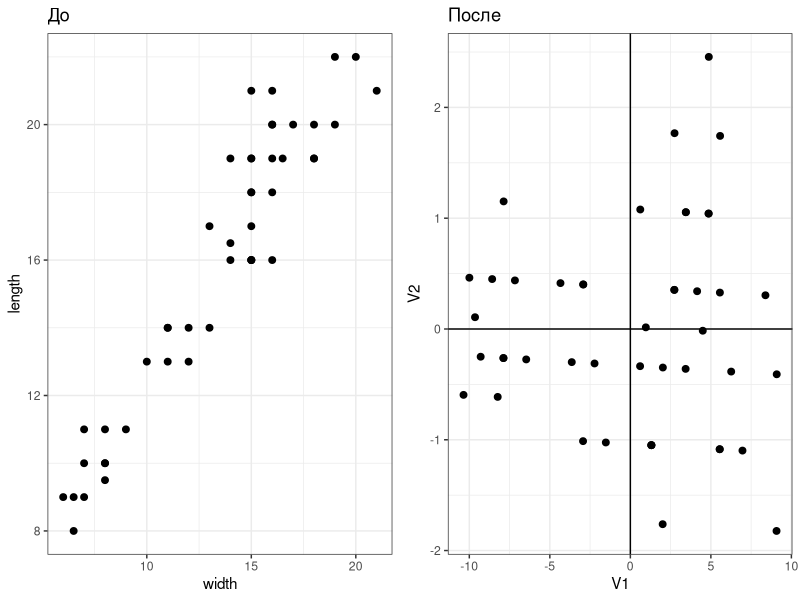
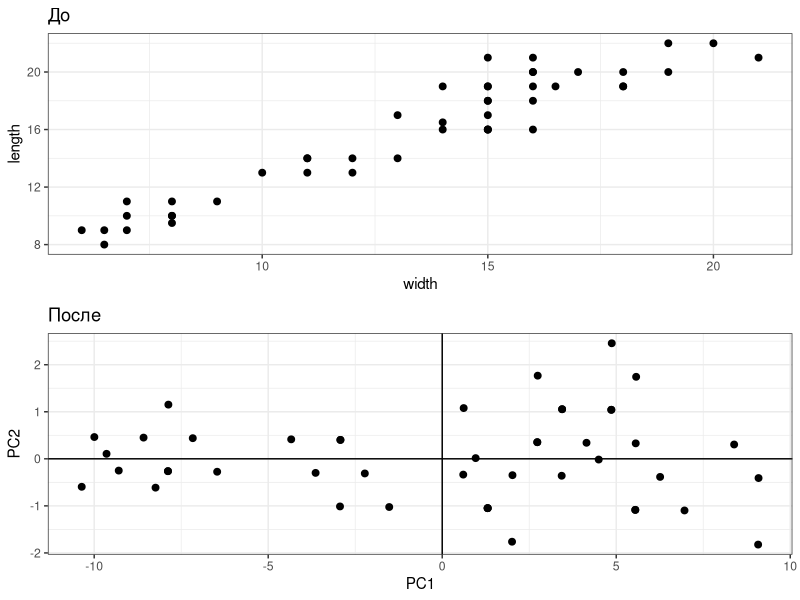
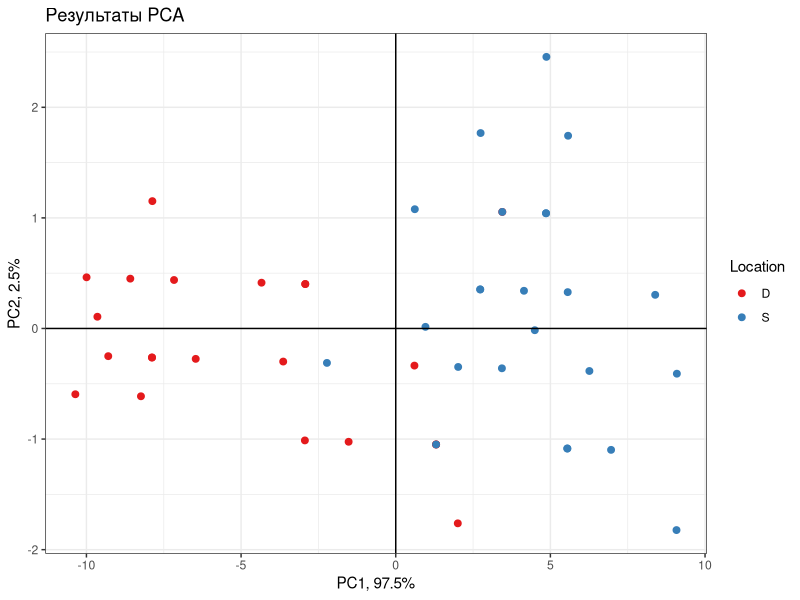
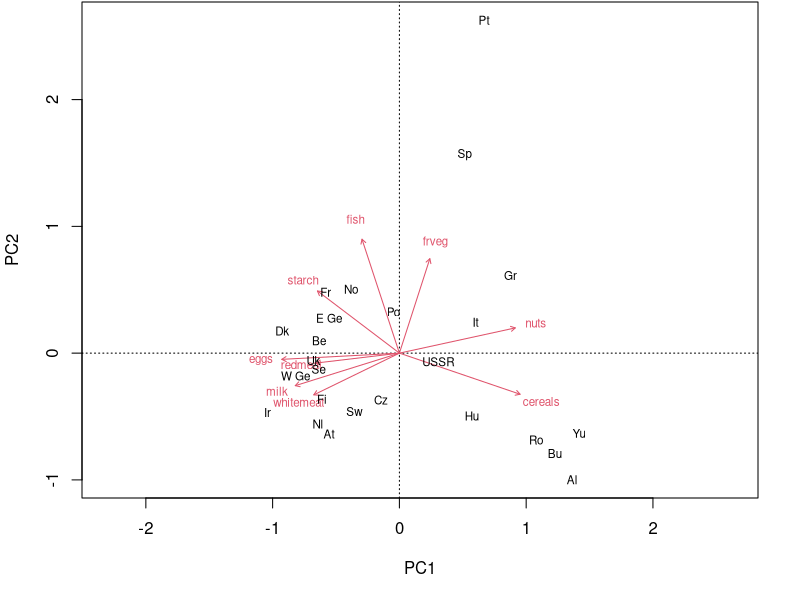
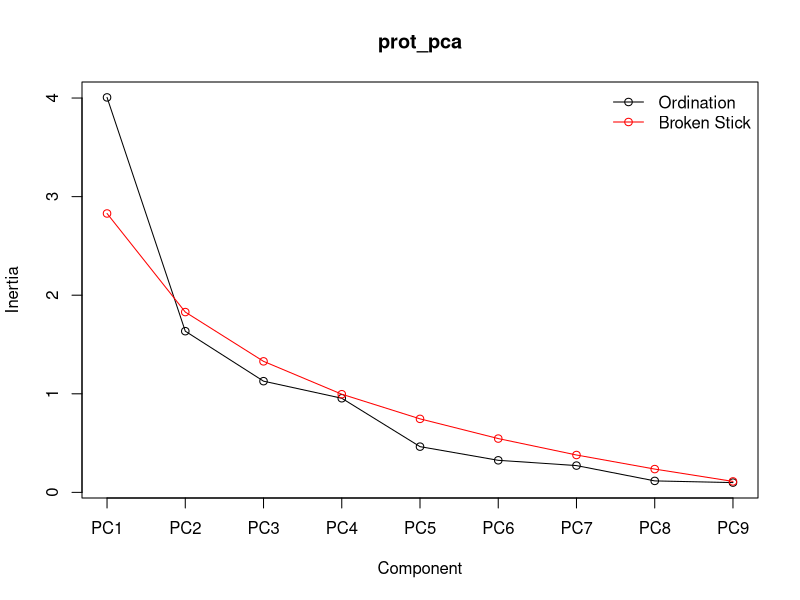
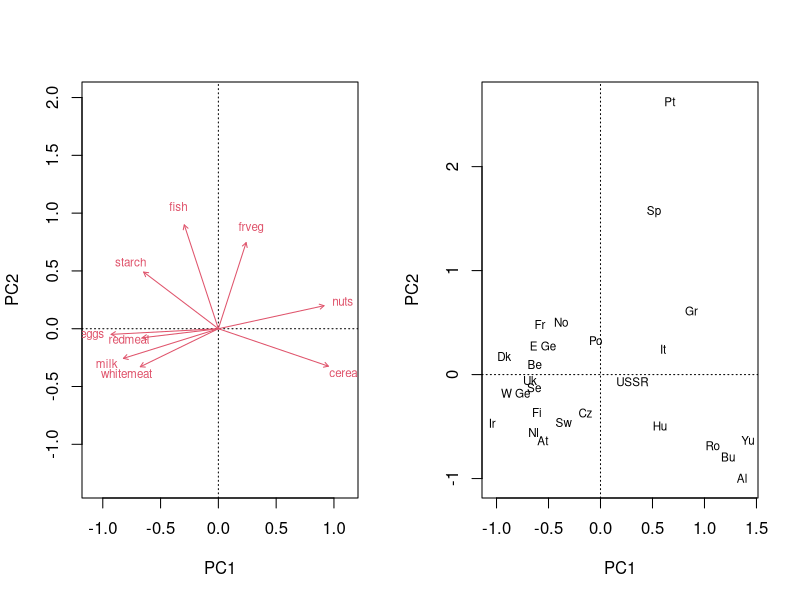
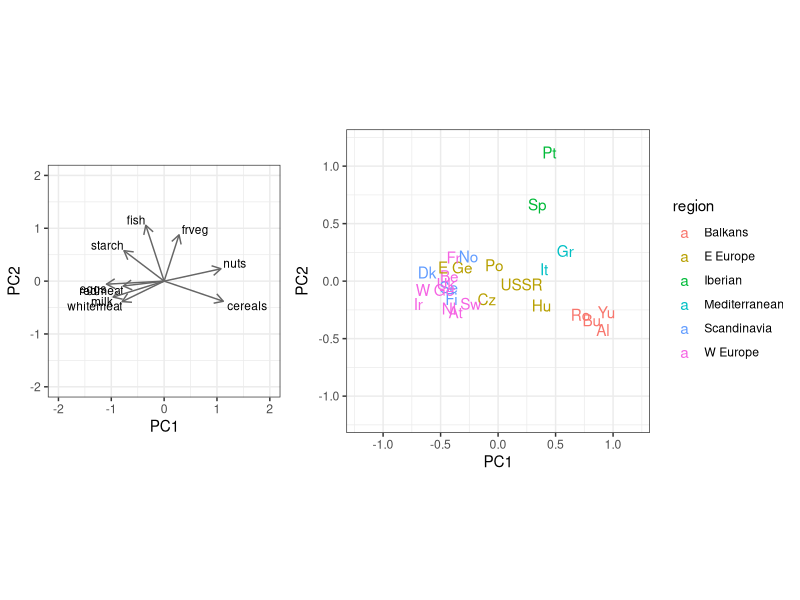
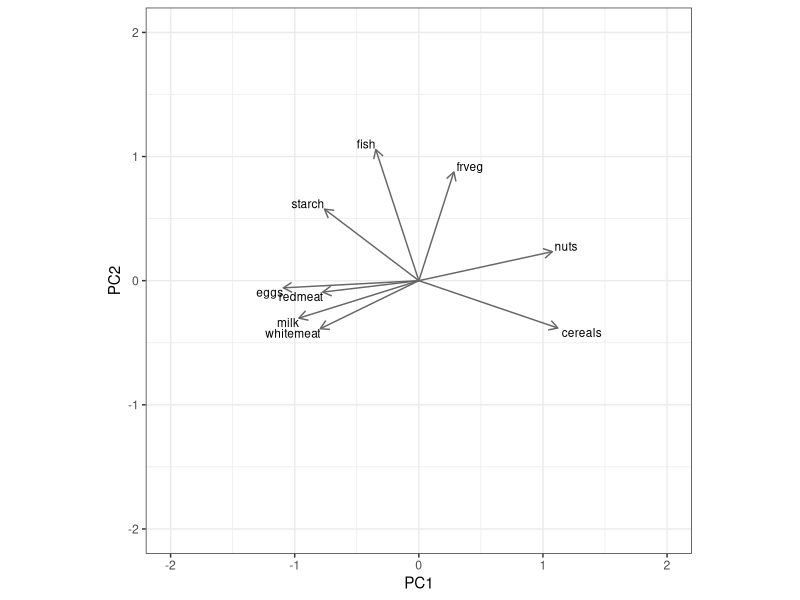

Recreate these plots in R, in order. (Note: this script raises an error after producing the figures.)
## ---- chunk 1
# output options
options(width = 70, scipen = 6, digits = 3)
library(knitr)
# chunk default options
opts_chunk$set(fig.align='center', tidy = FALSE, fig.width = 7, fig.height = 3, warning = FALSE)
## ---- chunk 2
jelly <- read.delim("data/jellyfish.csv")
head(jelly, 10)
## ---- chunk 3
library(ggplot2)
theme_set(theme_bw() + theme(legend.key = element_blank()))
update_geom_defaults("point", list(shape = 19))

X_raw <- jelly[, 2:3]

# График исходных данных
gg <- ggplot(as.data.frame(X_raw), aes(x = width, y = length)) + 
  geom_point(size = 2) 
# gg + coord_equal(expand = c(0, 0))

# Центрируем
X <- scale(X_raw, center = TRUE, scale = FALSE)
A <- cov(X)    # Матрица ковариаций
E <- eigen(A)  # Спектральное разложение
# Координаты точек в новом пространстве
Y <- X %*% E$vectors

# График точек в новом пространстве
gg_rotated <- gg %+% as.data.frame(Y) + 
  aes(x = V1, y = V2) + 
  geom_hline(yintercept = 0) + 
  geom_vline(xintercept = 0) + 
  labs(x = "PC1", y = "PC2") %+% 
  coord_equal() 

# Исходные данные
jelly <- read.delim("data/jellyfish.csv")
X_raw <- jelly[, 2:3]
X <- scale(X_raw, center = TRUE, scale = FALSE) # Центрируем
A <- cov(X)    # Матрица ковариаций
E <- eigen(A)            # Спектральное разложение
U <- E$vectors           # Собственные векторы
Lambda <- E$values       # Собственные числа

library(cowplot)
plot_grid(gg + ggtitle("До"),
          gg_rotated + ggtitle("После"),
          align = "h")

# # собственные векторы
dimnames(U) <- list(colnames(X),paste0("PC", 1:ncol(X)))
# # Собственные числа
Explained <- Lambda/sum(Lambda)       # Доля объясненной изменчивости
# Факторные координаты
Y <- X %*% U # Координаты точек в новом пространстве
## ---- chunk 4
plot_grid(gg + ggtitle("До"),
          gg_rotated + ggtitle("После") + labs(x = "PC1", y = "PC2"),
          ncol = 1,
          align = "hv", axis = "b")
## ---- chunk 5
# plot_grid(gg + ggtitle("До"),
#           gg_rotated + ggtitle("После") +
#   aes(colour = jelly$location) +
#   scale_color_brewer("Location", palette = "Set1") +
#   labs(
#        x = paste0("PC1, ", round(Explained[1] * 100, 1), "%"),
#        y = paste0("PC2, ", round(Explained[2] * 100, 1), "%")),
#   rel_widths = c(1, 1.3),
#           align = "hv", axis = "l")
## ---- chunk 6
gg_rotated +
  aes(colour = jelly$location) +
  scale_color_brewer("Location", palette = "Set1") +
  labs(title = "Результаты PCA",
       x = paste0("PC1, ", round(Explained[1] * 100, 1), "%"),
       y = paste0("PC2, ", round(Explained[2] * 100, 1), "%"))
## ---- chunk 7
protein <- read.table(file="data/protein.csv", sep="\t", dec=".", header=TRUE)
protein$region <- factor(protein$region)
rownames(protein) <- protein$country
head(protein)
## ---- chunk 8
library(vegan)
prot_pca <- rda(protein[, -c(1, 2)], scale = TRUE)
op <- par(mar = c(5, 4, 0, 2) + 0.1)
biplot(prot_pca)
par(op)
## ---- chunk 9

## ---- chunk 10
summary(prot_pca)
## ---- chunk 11
eigenvals(prot_pca) # собственные числа
## ---- chunk 12
eigenvals(prot_pca) # собственные числа

bstick(prot_pca) # ожидаемое по Broken Stick Model
## ---- chunk 13
screeplot(prot_pca, type = "lines", bstick = TRUE) # график собственных чисел
## ---- chunk 14
df <- data.frame(
  scaling = c("1, sites", "2, species", "3, symmetric", "0, none"),
  bip = c("биплот расстояний", "биплот корреляций", "", ""),
  scaled = c("координаты объектов масштабированы (х корень из соб. чисел)", "координаты признаков масштабированы (х корень из соб. чисел)", "масштабированы координаты объектов и признаков (х корень 4-й степени из соб. чисел)", "нет масштабирования"),
  dist = c("аппроксимируют евклидовы", "НЕ аппроксимируют евклидовы", "", ""),
  ang = c("нет смысла", "отражают корреляции", "", "")
  )

colnames(df) <- c("scaling", "Название графика", "Масштаб", "Расстояния между объектами", "Углы между векторами")

kable(df)
## ---- chunk 15
op <- par(mfrow = c(1, 2))
# График факторных нагрузок
biplot(prot_pca, display = "species", scaling = "species")
# График факторных координат
biplot(prot_pca, display = "sites")
par(op)
## ---- chunk 16
# Данные для графиков
df_load <- as.data.frame(scores(prot_pca, display = "species", 
                                choices = c(1, 2, 3), scaling = "species"))
# поправки для размещения подписей
df_load$hjust <- ifelse(df_load$PC1 >= 0, -0.1, 1)
df_load$vjust <- ifelse(df_load$PC2 >= 0, -0.1, 1)

library(grid) # для стрелочек
ar <- arrow(length = unit(0.25, "cm"))

## График нагрузок в ggplot
p_load <- ggplot(df_load) + 
  geom_text(aes(x = PC1, y = PC2, label = rownames(df_load)), 
            size = 3, vjust = df_load$vjust, hjust = df_load$hjust) + 
  geom_segment(aes(x = 0, y = 0, xend = PC1, yend = PC2), 
               colour = "grey40", arrow = ar) + 
  coord_equal(xlim = c(-2, 2), ylim = c(-2, 2))
## ---- chunk 17
## График ординации в ggplot
df_scores <- data.frame(protein[, 1:2],
  scores(prot_pca, display = "sites", choices = c(1, 2, 3), scaling = "sites"))

p_scores <- ggplot(df_scores, aes(x = PC1, y = PC2, colour = region)) + 
  geom_text(aes(label = country)) +
  coord_equal(xlim = c(-1.2, 1.2), ylim = c(-1.2, 1.2))
## ---- chunk 18
plot_grid(p_load, p_scores, align = "h",
          rel_widths = c(0.36, 0.64))
## ---- chunk 19
scores(prot_pca, display = "species", 
       choices = c(1, 2, 3), scaling = 0)
## ---- chunk 20
p_load
## ---- chunk 21
scores(prot_pca, display = "species", 
       choices = c(1, 2, 3), scaling = 0)
## ---- chunk 22
p_load
## ---- chunk 23
set.seed(392987)
dat <- data.frame(x = 1:100) %>% 
  mutate(y = 15 + 0.8 * x + rnorm(100, 0, 20),
         y_lm_yx = predict(lm(y ~ x)),
         x_lm_xy = predict(lm(x ~ y)),
         )
#covariance
xyCov <- cov(scale(dat[, c("x", "y")], scale = FALSE))
eigenVectors <- eigen(xyCov)$vectors

# Где-то ошибка со знаком собственных векторов
# intercept = mean(y) - tan(acos(eigenVectors[1,1])) * mean(x)
dat %>% 
  ggplot(aes(x = x, y = y)) + 
  geom_point(alpha = 0.3) +
  geom_abline(aes(slope = tan(acos(eigenVectors[1,1])), intercept = mean(y) - tan(acos(eigenVectors[1,1])) * mean(x), colour = "PC1")) +
  geom_line(aes(x = x, y = y_lm_yx, colour = "lm(x~y)")) +
  geom_line(aes(x = x_lm_xy, y = y, colour = "lm(y~x)")) +
  
  guides(colour = guide_legend(override.aes = list(linetype = c(1, 1, 1)))) +
  scale_colour_manual(values = c("PC1" = "#E41A1C", "lm(y~x)" = "#377EB8", "lm(x~y)" = "#4DAF4A"), breaks = c("PC1", "lm(y~x)", "lm(x~y)")) +
  coord_fixed() +
  labs(colour = "")
## ---- chunk 24
ord_nmds <- metaMDS(scale(protein[, 3:ncol(protein)]),
                    distance = "euclidean",
                    trace = 0, autotransform = FALSE)
nMDS <- ggplot(as.data.frame(ord_nmds$points), aes(x=MDS1, y=MDS2)) + 
  geom_text(aes(color = protein$region, label = protein$country)) + 
  coord_equal()
plot_grid(p_scores + guides(color=FALSE) + ggtitle("PCA"),
  nMDS + guides(color=FALSE) + ggtitle("nMDS"),
  align = "h")
## ---- chunk 25
# Значения факторов (= факторные координаты)
head(scores(prot_pca, display = "sites", 
       choices = c(1, 2, 3), scaling = "sites"))
## ---- chunk 26
# Значения факторов (= факторные координаты)
df <- data.frame(region = protein$region,
  scores(prot_pca, display = "sites", choices = c(1, 2, 3), scaling = "sites"))
mod <- lm(PC1 ~ region, data = df)
anova(mod)
## ---- chunk 27
mod_diag <- fortify(mod)
res_p <- ggplot(data = mod_diag, aes(x = .fitted, y = .stdresid)) + geom_point(aes(size = .cooksd)) + geom_hline(yintercept = 0) + geom_smooth(method="loess", se=FALSE) 
mean_val <- mean(mod_diag$.stdresid)
sd_val <- sd(mod_diag$.stdresid)
norm_p <- ggplot(mod_diag, aes(sample = .stdresid)) + geom_point(stat = "qq") + geom_abline(intercept = mean_val, slope = sd_val)
plot_grid(res_p, norm_p, ncol = 2, rel_widths = c(0.55, 0.45))
# 
## ---- chunk 28
df$region <- reorder(df$region, df$PC1, FUN=mean)
ggplot(df, aes(x = region, y = PC1, colour = region)) + 
  stat_summary(geom = "pointrange", fun.data = "mean_cl_boot", size = 1) + 
  theme(axis.text.x = element_text(angle = 30, vjust = 1, hjust = 1)) 
## ---- chunk 29
TukeyHSD(aov(mod))
